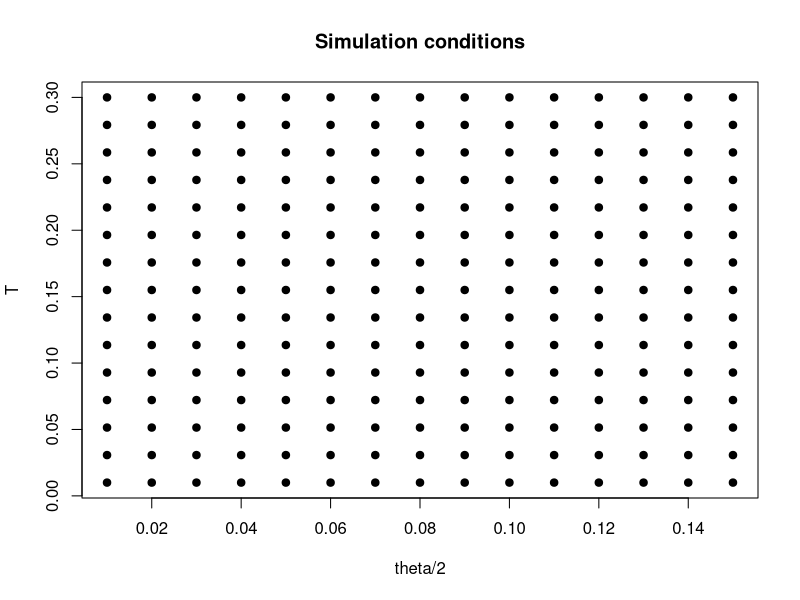
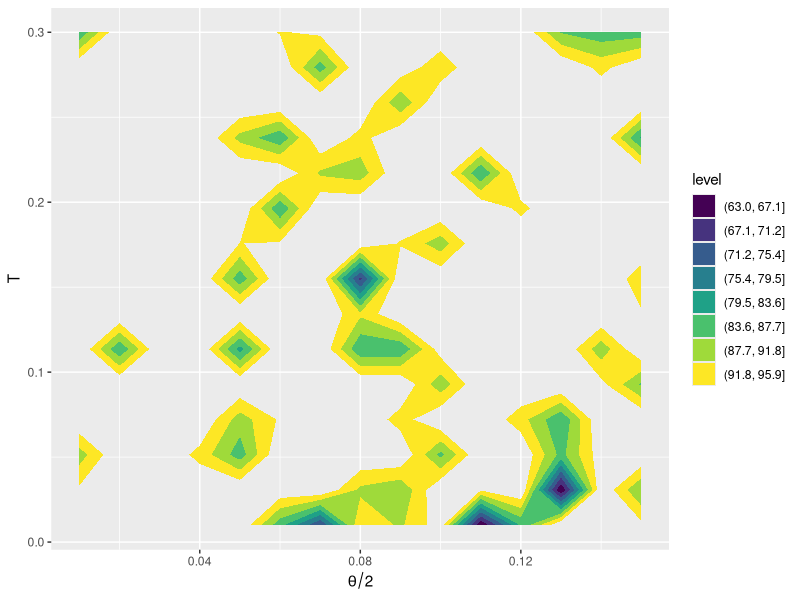
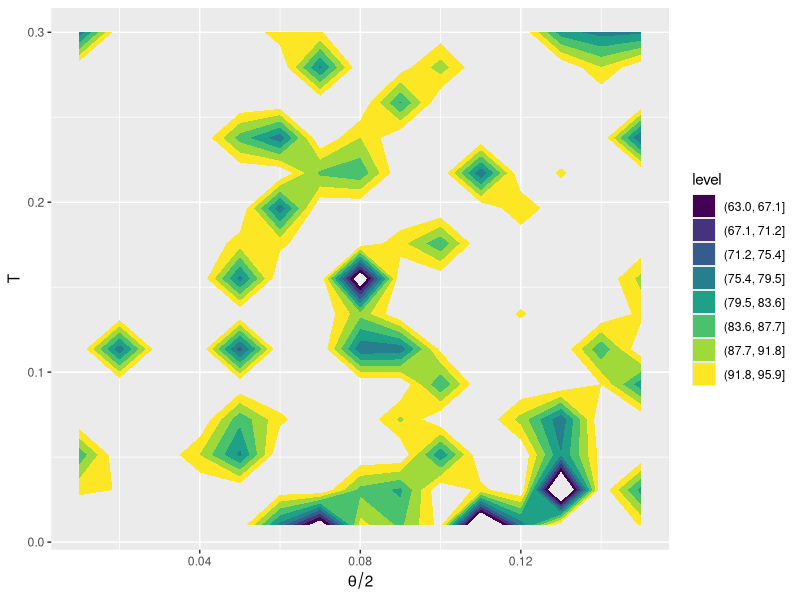
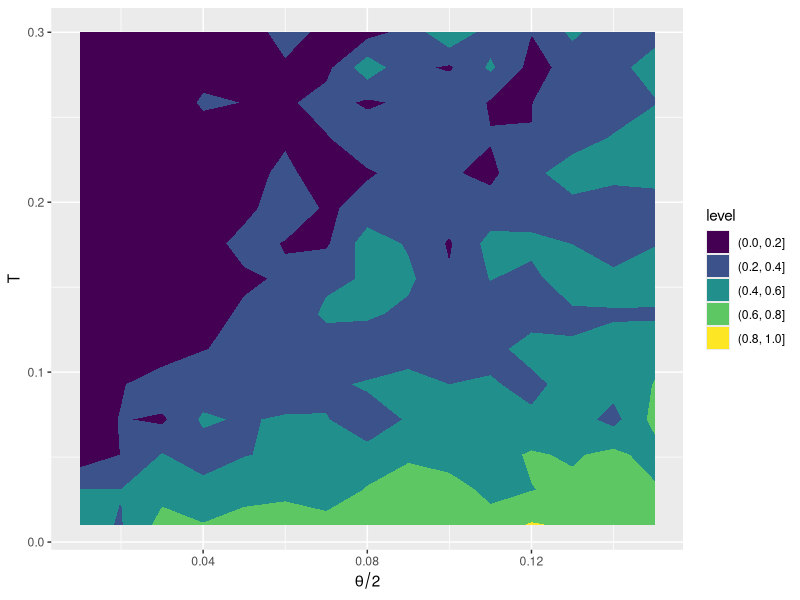
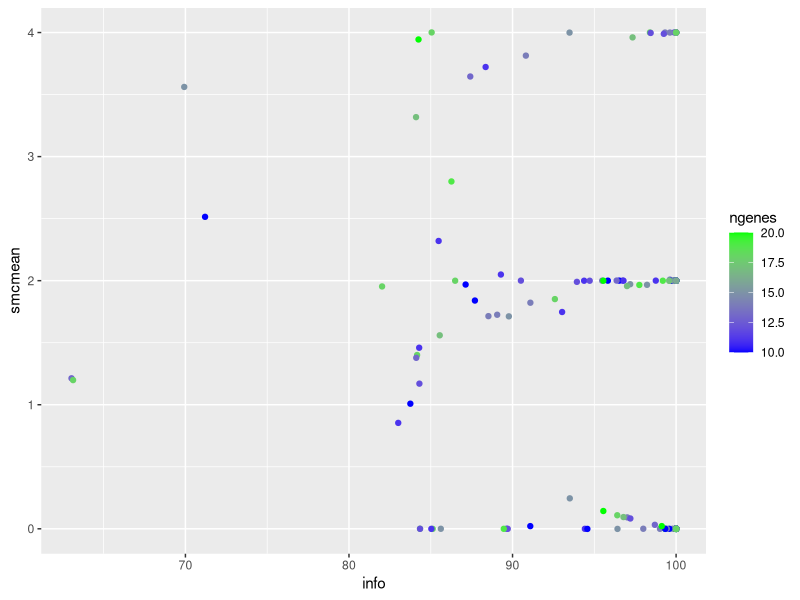
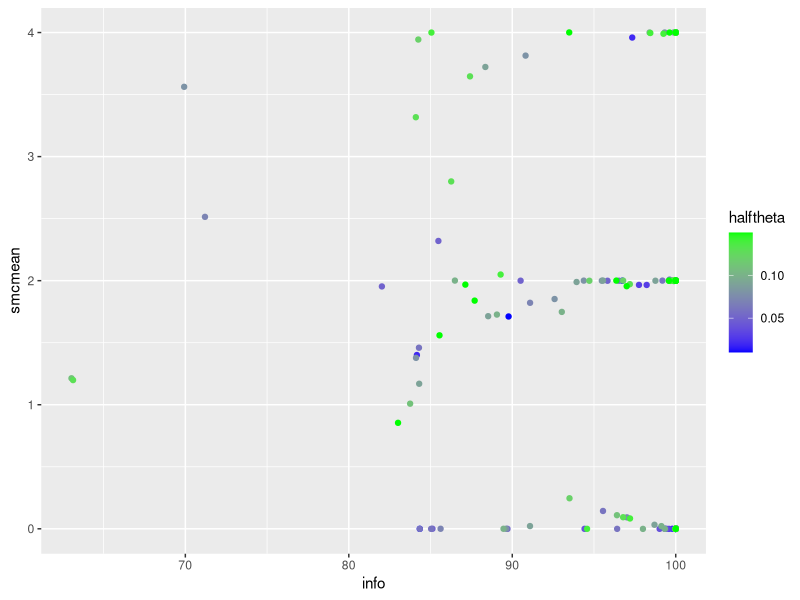
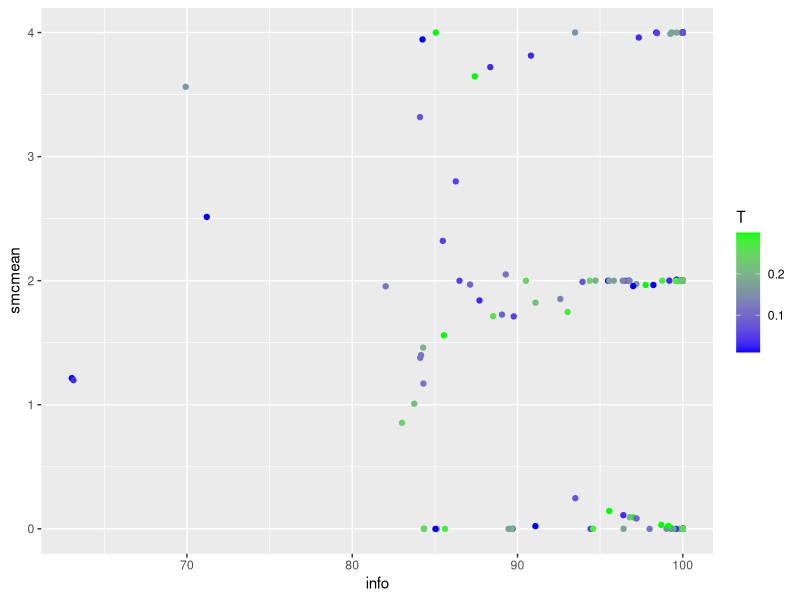
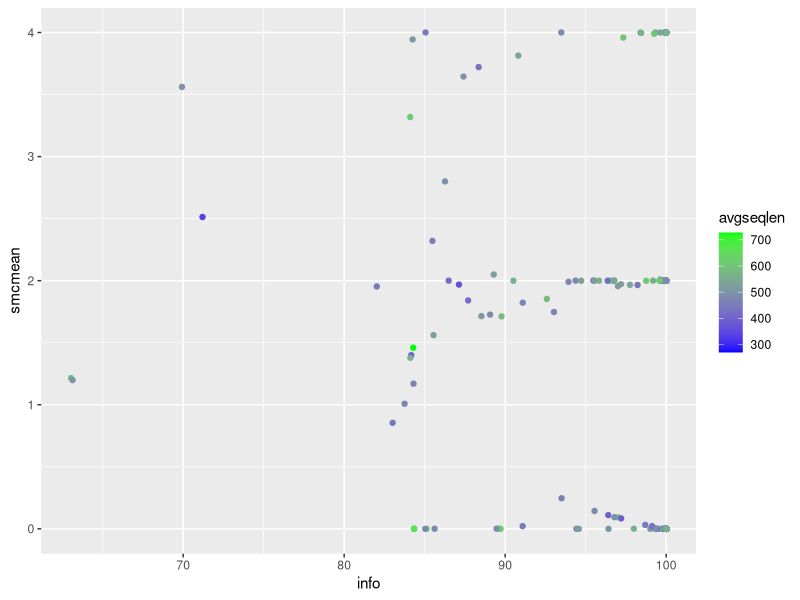

Generate these figures, in order, with R:
## ---- chunk 1
knitr::opts_chunk$set(echo = TRUE)
library(ggplot2)
## ---- chunk 2
halftheta = c(0.01,0.01,0.01,0.01,0.01,0.01,0.01,0.01,0.01,0.01,0.01,0.01,0.01,0.01,0.01,0.02,0.02,0.02,0.02,0.02,0.02,0.02,0.02,0.02,0.02,0.02,0.02,0.02,0.02,0.02,0.03,0.03,0.03,0.03,0.03,0.03,0.03,0.03,0.03,0.03,0.03,0.03,0.03,0.03,0.03,0.04,0.04,0.04,0.04,0.04,0.04,0.04,0.04,0.04,0.04,0.04,0.04,0.04,0.04,0.04,0.05,0.05,0.05,0.05,0.05,0.05,0.05,0.05,0.05,0.05,0.05,0.05,0.05,0.05,0.05,0.06,0.06,0.06,0.06,0.06,0.06,0.06,0.06,0.06,0.06,0.06,0.06,0.06,0.06,0.06,0.07,0.07,0.07,0.07,0.07,0.07,0.07,0.07,0.07,0.07,0.07,0.07,0.07,0.07,0.07,0.08,0.08,0.08,0.08,0.08,0.08,0.08,0.08,0.08,0.08,0.08,0.08,0.08,0.08,0.08,0.09,0.09,0.09,0.09,0.09,0.09,0.09,0.09,0.09,0.09,0.09,0.09,0.09,0.09,0.09,0.1,0.1,0.1,0.1,0.1,0.1,0.1,0.1,0.1,0.1,0.1,0.1,0.1,0.1,0.1,0.11,0.11,0.11,0.11,0.11,0.11,0.11,0.11,0.11,0.11,0.11,0.11,0.11,0.11,0.11,0.12,0.12,0.12,0.12,0.12,0.12,0.12,0.12,0.12,0.12,0.12,0.12,0.12,0.12,0.12,0.13,0.13,0.13,0.13,0.13,0.13,0.13,0.13,0.13,0.13,0.13,0.13,0.13,0.13,0.13,0.14,0.14,0.14,0.14,0.14,0.14,0.14,0.14,0.14,0.14,0.14,0.14,0.14,0.14,0.14,0.15,0.15,0.15,0.15,0.15,0.15,0.15,0.15,0.15,0.15,0.15,0.15,0.15,0.15,0.15)
T = c(0.01,0.0307143,0.0514286,0.0721429,0.0928571,0.113571,0.134286,0.155,0.175714,0.196429,0.217143,0.237857,0.258571,0.279286,0.3,0.01,0.0307143,0.0514286,0.0721429,0.0928571,0.113571,0.134286,0.155,0.175714,0.196429,0.217143,0.237857,0.258571,0.279286,0.3,0.01,0.0307143,0.0514286,0.0721429,0.0928571,0.113571,0.134286,0.155,0.175714,0.196429,0.217143,0.237857,0.258571,0.279286,0.3,0.01,0.0307143,0.0514286,0.0721429,0.0928571,0.113571,0.134286,0.155,0.175714,0.196429,0.217143,0.237857,0.258571,0.279286,0.3,0.01,0.0307143,0.0514286,0.0721429,0.0928571,0.113571,0.134286,0.155,0.175714,0.196429,0.217143,0.237857,0.258571,0.279286,0.3,0.01,0.0307143,0.0514286,0.0721429,0.0928571,0.113571,0.134286,0.155,0.175714,0.196429,0.217143,0.237857,0.258571,0.279286,0.3,0.01,0.0307143,0.0514286,0.0721429,0.0928571,0.113571,0.134286,0.155,0.175714,0.196429,0.217143,0.237857,0.258571,0.279286,0.3,0.01,0.0307143,0.0514286,0.0721429,0.0928571,0.113571,0.134286,0.155,0.175714,0.196429,0.217143,0.237857,0.258571,0.279286,0.3,0.01,0.0307143,0.0514286,0.0721429,0.0928571,0.113571,0.134286,0.155,0.175714,0.196429,0.217143,0.237857,0.258571,0.279286,0.3,0.01,0.0307143,0.0514286,0.0721429,0.0928571,0.113571,0.134286,0.155,0.175714,0.196429,0.217143,0.237857,0.258571,0.279286,0.3,0.01,0.0307143,0.0514286,0.0721429,0.0928571,0.113571,0.134286,0.155,0.175714,0.196429,0.217143,0.237857,0.258571,0.279286,0.3,0.01,0.0307143,0.0514286,0.0721429,0.0928571,0.113571,0.134286,0.155,0.175714,0.196429,0.217143,0.237857,0.258571,0.279286,0.3,0.01,0.0307143,0.0514286,0.0721429,0.0928571,0.113571,0.134286,0.155,0.175714,0.196429,0.217143,0.237857,0.258571,0.279286,0.3,0.01,0.0307143,0.0514286,0.0721429,0.0928571,0.113571,0.134286,0.155,0.175714,0.196429,0.217143,0.237857,0.258571,0.279286,0.3,0.01,0.0307143,0.0514286,0.0721429,0.0928571,0.113571,0.134286,0.155,0.175714,0.196429,0.217143,0.237857,0.258571,0.279286,0.3)
numdeep = c(207,97,26,13,43,28,3,6,18,15,6,4,20,3,6,101,165,61,87,50,42,21,23,72,18,22,28,16,8,0,242,107,118,40,120,8,68,12,46,40,36,25,3,50,40,244,103,80,187,105,69,22,35,26,51,35,24,78,39,52,203,188,103,108,121,90,78,59,73,41,25,39,43,18,40,157,241,175,87,62,107,67,96,66,91,100,39,43,65,122,171,155,209,179,96,88,105,127,48,46,16,85,57,43,46,223,209,88,138,109,75,187,125,169,110,43,74,53,126,33,131,156,136,109,105,79,102,150,182,56,108,47,68,67,83,315,175,200,235,112,70,134,53,68,101,68,64,154,46,231,185,189,229,93,127,127,78,147,148,75,39,86,43,104,96,393,157,246,133,89,174,81,88,145,75,81,57,43,66,78,277,232,241,184,239,94,132,201,152,113,178,84,81,121,139,208,280,157,121,124,112,126,117,63,109,169,151,97,75,94,250,151,149,286,146,118,95,165,129,100,155,125,139,180,137)
maxdeep = c(456,240,300,220,432,320,240,260,440,312,312,336,380,408,340,260,408,300,408,280,432,280,320,480,300,340,286,360,240,380,360,200,288,240,330,220,336,280,384,360,320,220,300,336,380,400,220,264,432,380,352,308,400,400,380,360,300,330,360,308,312,340,264,288,400,396,308,396,240,360,260,288,220,380,320,242,418,400,200,312,380,264,400,360,242,380,240,264,360,480,240,360,374,440,260,300,240,352,280,280,280,456,200,300,280,336,336,200,418,260,286,432,300,336,396,240,220,320,240,260,200,220,240,264,220,264,288,340,480,200,408,220,280,264,312,432,240,432,440,280,280,352,240,380,336,312,220,400,264,400,260,360,432,200,300,380,300,360,312,280,240,408,240,240,312,480,264,396,300,264,360,264,264,312,288,240,280,220,480,380,360,360,418,374,480,220,374,360,384,352,340,288,220,456,312,280,408,240,360,264,242,330,240,288,408,360,360,360,220,360,340,240,288,432,240,220,260,300,336,340,320,220,360,374,408)
nspecies = 5
smcmean   <- c(2,2,1.712,0,0,0,0,0,0,0,0,0,0,0,0,0,3.96,2,0,2,1.4,0,0,0,0,0,0,2,0,0,1.966,0,0,0,0,0,4,0,0,2,0,0,0,4,1.966,0,0,0,2,0,0,0,0,2,0,0,2,2,0,0,2.008,2,2.32,0,1.998,1.954,2,0,2,0,0,2,0,0,0,0,2,0,2,2,0,2,2,0,1.46,0,0,2,0,0.144,2.514,2,0,0,0,0,2,2,0,0,1.822,2,0,0,0.092,2,3.814,0,4,2,1.378,1.852,3.562,4,2,0,2,0,4,0,0.022,3.722,0,1.99,0,1.17,0,2,2,0,1.998,0,1.714,2,0.032,4,4,2,4,1.726,0,0,0,0,0,2,0,0,1.748,0.022,1.214,0.11,4,2,4,2,2,2,2,0,1.008,2,0,0,0,3.944,0,4,0.246,0,2,2,2,4,2,2,0,0,0,0,4,1.198,2.8,3.318,2,2,0,1.972,2,2,0.094,0,1.998,2,3.646,4,2,3.996,0,0.084,2.05,4,2,3.99,0,2,1.998,2,0,4,1.956,1.84,2,4,1.968,2,2,4,4,2,2,0.854,0,2,1.56)

plot(halftheta, T, type="p", pch=19, main="Simulation conditions", xlab="theta/2", ylab="T")
## ---- chunk 3
bgcolor <- "cornsilk"
planecolor <- "ghostwhite"
surfcolor <- "red"
## ---- chunk 4
halftheta_vals <- unique(halftheta)
cat("halftheta_vals:\n")
halftheta_vals
ncols <- length(halftheta_vals)

T_vals <- unique(T)
cat("T_vals:\n")
T_vals
nrows <- length(T_vals)
## ---- chunk 5
info <- c(100,96.7328,89.7746,100,100,100,100,100,100,100,100,100,100,100,84.3427,100,97.339,100,100,100,84.1653,100,100,100,99.7911,100,100,100,100,100,98.2224,99.5899,100,100,100,100,100,100,100,100,100,100,100,100,97.7523,99.327,100,94.4228,100,100,100,99.0138,100,100,100,100,100,100,100,99.4299,99.6225,100,85.4812,89.7072,99.8855,82.0238,100,85.118,95.8285,100,100,90.5111,100,100,100,85.0348,99.1876,100,96.5248,100,100,100,100,96.4168,84.2918,100,84.3446,100,100,95.5511,71.2014,100,100,100,100,100,100,99.8855,100,100,91.0904,100,100,85.6162,97.0152,95.4789,90.8147,100,100,100,84.1124,92.5893,69.9276,99.3255,100,89.6332,94.3759,100,99.8855,100,91.0849,88.3542,100,93.9349,100,84.3058,100,100,95.5511,100,99.7711,100,88.5261,98.7583,98.7007,98.4001,100,86.4915,100,89.0613,97.994,100,99.3356,89.465,100,100,100,100,93.0305,99.1235,63.0349,96.4035,100,99.8855,100,100,100,100,100,100,83.7525,100,100,100,100,84.252,100,100,93.5014,100,100,96.784,100,100,94.7176,100,100,100,100,100,100,63.1323,86.2644,84.101,100,99.8855,100,97.1938,100,99.7911,96.784,100,99.6767,100,87.4152,100,99.5899,98.4453,100,97.2035,89.288,100,100,99.2489,100,100,99.8855,100,94.5756,85.0546,96.9993,87.6995,100,100,87.1308,100,96.365,93.4847,99.6225,100,100,83.0125,100,99.5824,85.5498)
infodf <- data.frame(halftheta, T, info, smcmean)
proportiondeep <- numdeep/maxdeep
## ---- chunk 6
old_info <- c(100,95.1506,84.8228,100,100,100,100,100,100,100,100,100,100,100,76.7603,100,96.0504,100,100,100,76.4969,100,100,100,99.69,100,100,100,100,100,97.3616,99.3913,100,100,100,100,100,100,100,100,100,100,100,100,96.6637,99.0011,100,91.7219,100,100,100,98.5362,100,100,100,100,100,100,100,99.1538,99.4397,100,78.4501,84.7227,99.8301,73.3184,100,77.911,93.8084,100,100,85.9159,100,100,100,77.7875,98.7941,100,94.8418,100,100,100,100,94.6815,76.6848,100,76.7631,100,100,93.3966,57.255,100,100,100,100,100,100,99.8301,100,100,86.7757,100,100,78.6506,95.5697,93.2894,86.3665,100,100,100,76.4185,89.0004,55.3644,98.9988,100,84.6128,91.6522,100,99.8301,100,86.7675,82.7145,100,90.9977,100,76.7055,100,100,93.3966,100,99.6602,100,82.9695,98.1569,98.0714,97.6253,100,79.9496,100,83.7639,97.0225,100,99.0138,84.3631,100,100,100,100,89.6553,98.699,45.1336,94.6619,100,99.8301,100,100,100,100,100,100,75.8842,100,100,100,100,76.6257,100,100,90.3543,100,100,95.2266,100,100,92.1594,100,100,100,100,100,100,45.2781,79.6125,76.4016,100,99.8301,100,95.8349,100,99.69,95.2266,100,99.5201,100,81.3207,100,99.3913,97.6924,100,95.8493,84.1005,100,100,98.8851,100,100,99.8301,100,91.9486,77.817,95.5461,81.7426,100,100,80.8986,100,94.6047,90.3294,99.4397,100,100,74.7859,100,99.3801,78.5519)
old_infodf <- data.frame(halftheta, T, old_info, smcmean)
## ---- chunk 7
v <- ggplot(infodf, aes(halftheta, T, z = info))
v + geom_contour_filled(breaks=c(63.035,67.142,71.249,75.357,79.464,83.571,87.678,91.786,95.893)) + labs(x=expression(theta/2))
## ---- chunk 8
v <- ggplot(old_infodf, aes(halftheta, T, z = old_info))
v + geom_contour_filled(breaks=c(63.035,67.142,71.249,75.357,79.464,83.571,87.678,91.786,95.893)) + labs(x=expression(theta/2))
## ---- chunk 9
v <- ggplot(infodf, aes(halftheta, T, z = proportiondeep))
v + geom_contour_filled(breaks=c(0.0,0.2,0.4,0.6,0.8,1.0)) + labs(x=expression(theta/2))
## ---- chunk 10
ngenes   <- c(19,12,15,10,18,16,12,13,20,13,13,14,19,17,17,13,17,15,17,14,18,14,16,20,15,17,13,18,10,19,15,10,12,12,15,11,14,14,16,15,16,11,15,14,19,20,10,11,18,19,16,14,20,20,19,18,15,15,18,14,13,17,11,12,20,18,14,18,10,18,13,12,11,19,16,11,19,20,10,13,19,12,20,15,11,19,12,11,15,20,10,15,17,20,13,15,12,16,14,14,14,19,10,15,14,14,14,10,19,13,13,18,15,14,18,12,11,16,12,13,10,11,12,12,11,12,12,17,20,10,17,11,14,11,13,18,12,18,20,14,14,16,10,19,14,13,11,20,11,20,13,18,18,10,15,19,15,15,13,14,10,17,12,12,13,20,12,18,15,12,15,11,12,13,12,12,14,11,20,19,15,18,19,17,20,11,17,15,16,16,17,12,10,19,13,14,17,12,18,12,11,15,12,12,17,18,15,15,10,18,17,10,12,18,10,10,13,15,14,17,16,11,18,17,17)

v <- ggplot(infodf, aes(info, smcmean, z = ngenes, color = ngenes)) + geom_jitter() +
  scale_color_gradient(low="blue", high="green")
v
## ---- chunk 11
v <- ggplot(infodf, aes(info, smcmean, z = halftheta, color = halftheta)) + geom_jitter() +
  scale_color_gradient(low="blue", high="green")
v
## ---- chunk 12
v <- ggplot(infodf, aes(info, smcmean, z = T, color = T)) + geom_jitter() +
  scale_color_gradient(low="blue", high="green")
v
## ---- chunk 13
avgseqlen   <- c(396.947,374.25,584.133,453.3,482.389,505.625,390.083,537.385,541.9,590.923,435.077,615.357,604.105,504.882,490.294,541.769,606.529,386.133,566.353,413.143,383.056,458.5,551,470.1,360.867,498.588,572.846,492.056,554.2,544.316,437,561.9,405.917,576.917,615.733,300,496.143,446.429,486.312,647.067,549.875,482.545,633.4,427.286,536.947,467.25,596.9,495.545,594.944,379.158,375.812,504.786,525.8,499.95,435.526,509.444,483.133,551.4,518.056,403.071,492.923,465.471,457.455,538.75,582.8,444.667,374.286,612.167,569.7,452.444,434.077,564.333,560.455,493.421,476.5,478.091,557.895,609.2,626.8,408.077,437.368,595.667,462.15,503.733,727.364,418.947,676.75,423.636,497.4,476.65,333.3,605.667,422.765,601.25,646,419.2,498.25,533.062,397.5,404.714,469.643,543.263,630.5,472.533,611.5,415.071,530.071,574.9,508,692,554,584.222,490.533,509.929,616.444,658.667,465.909,270,499.75,508.077,449.8,428.455,431.667,474.083,580,464.417,617.5,470.294,520.8,640.7,442.353,446,511,608.818,445.462,548.056,474.917,419.556,447.1,476,557.214,434.5,488.5,480.263,495.429,646.462,603.364,447.65,471.545,427.25,589.077,399.667,524.889,418.6,527.6,569.579,505.733,498.4,494.846,478.286,471.1,558.824,551.167,437.917,511.769,505.6,526.583,496.833,461.133,521.583,537.8,535.455,442.417,563.923,532.583,463.083,572.714,567.636,464.75,428.632,509.533,496.889,493.421,620.647,626.95,660,421.235,529.933,498.062,504.938,491.588,389.083,408.1,407.842,496.923,415.857,488.647,565.417,460.167,389.583,515.727,419.333,502.833,607.167,584.941,534.611,490.867,516.733,514.2,450.333,508.824,416.8,461.167,575.333,366.8,360,420.923,476.4,540,531.412,488.375,442.636,562.889,616.118,517.412)

v <- ggplot(infodf, aes(info, smcmean, z = T, color = avgseqlen)) + geom_jitter() +
  scale_color_gradient(low="blue", high="green")
v
